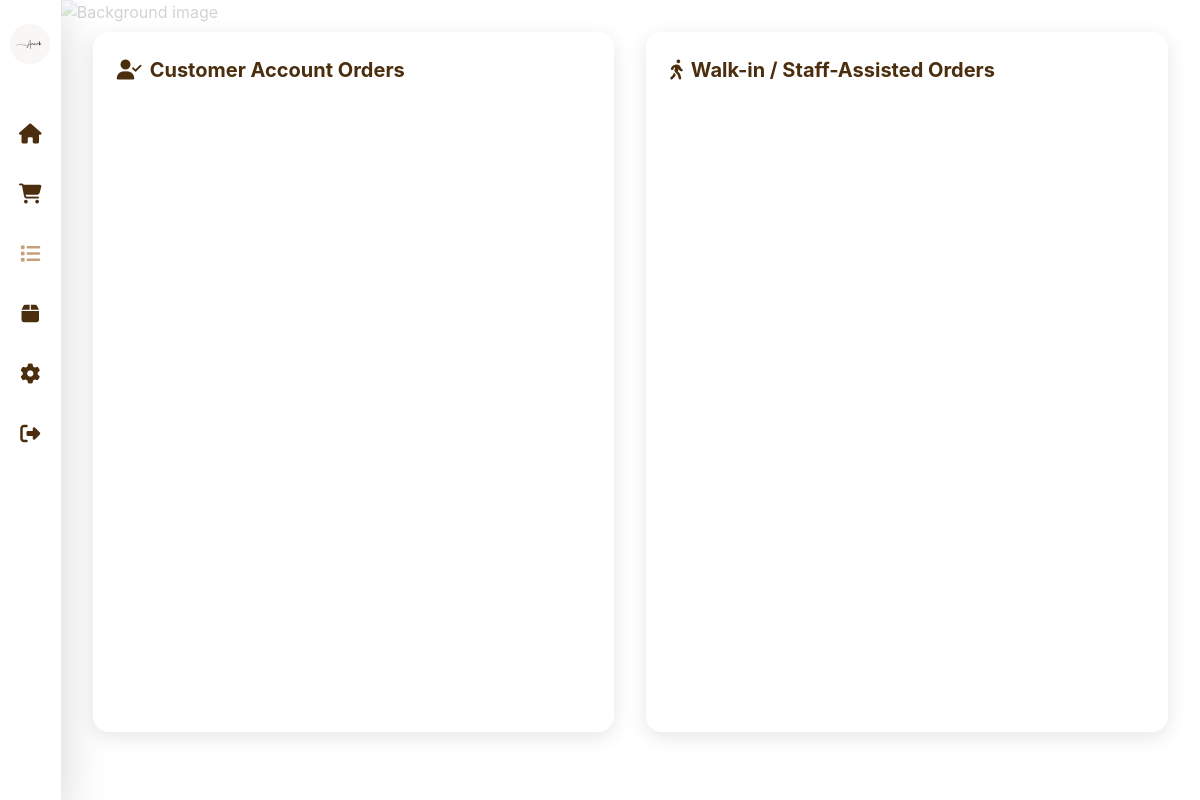
Before: /all/tranlist.php (signed in) with the older database file.
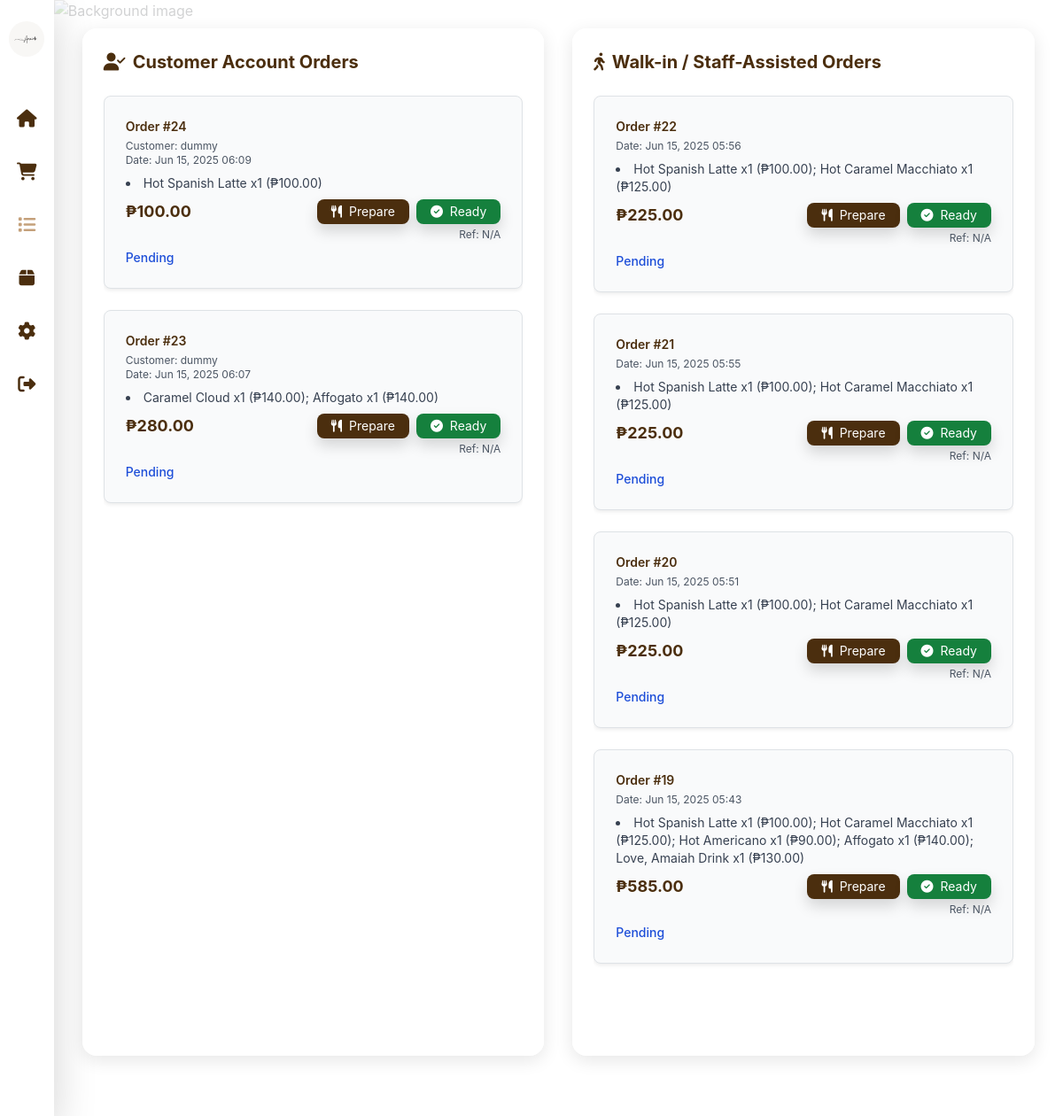
After: the same page with the newer database file.
### tables this page shows
CREATE TABLE `orders` (
  `OrderID` int(11) NOT NULL,
  `OrderDate` timestamp NOT NULL DEFAULT current_timestamp(),
  `TotalAmount` decimal(10,2) NOT NULL,
  `OrderSID` int(11) DEFAULT NULL
);

CREATE TABLE `customer` (
  `CustomerID` int(11) NOT NULL,
  `CustomerFN` varchar(50) NOT NULL,
  `CustomerLN` varchar(50) NOT NULL,
  `C_Username` varchar(50) NOT NULL,
  `C_Password` varchar(255) NOT NULL,
  `C_PhoneNumber` varchar(20) NOT NULL,
  `C_Email` varchar(100) NOT NULL
);

### classes/database.php (called while the page is built, shortened)
<?php
class database {
    function opencon() {
        return new PDO('mysql:host=localhost;dbname=amaihatest', 'root', '');
    }
    function getOrdersForOwnerOrEmployee($loggedInID, $userType) {
        $con = $this->opencon();
        $sql = "
            SELECT
                o.OrderID, o.OrderDate, o.TotalAmount, os.UserTypeID, c.C_Username AS CustomerUsername,
                e.EmployeeFN AS EmployeeFirstName, e.EmployeeLN AS EmployeeLastName,
                ow.OwnerFN AS OwnerFirstName, ow.OwnerLN AS OwnerLastName,
                p.PaymentMethod, p.ReferenceNo,
                GROUP_CONCAT(CONCAT(prod.ProductName, ' x', od.Quantity, ' (₱', FORMAT(pp.UnitPrice, 2), ')') ORDER BY od.OrderDetailID SEPARATOR '; ') AS OrderItems
            FROM orders o
            JOIN ordersection os ON o.OrderSID = os.OrderSID
            LEFT JOIN customer c ON os.CustomerID = c.CustomerID
            LEFT JOIN employee e ON os.EmployeeID = e.EmployeeID
            LEFT JOIN owner ow ON os.OwnerID = ow.OwnerID
            LEFT JOIN payment p ON o.OrderID = p.OrderID
            LEFT JOIN orderdetails od ON o.OrderID = od.OrderID
            LEFT JOIN product prod ON od.ProductID = prod.ProductID
            LEFT JOIN productprices pp ON od.PriceID = pp.PriceID
            GROUP BY o.OrderID
            ORDER BY o.OrderDate DESC
        ";
        $stmt = $con->prepare($sql);
        $stmt->execute();
        return $stmt->fetchAll(PDO::FETCH_ASSOC);
    }
}

### all/tranlist.php (the view, shortened to what the changed rows need)
<?php
$loggedInUserType = null;
$loggedInID = null;
if (isset($_SESSION['OwnerID'])) {
    $loggedInUserType = 'owner';
    $loggedInID = $_SESSION['OwnerID'];
} elseif (isset($_SESSION['EmployeeID'])) {
    $loggedInUserType = 'employee';
    $loggedInID = $_SESSION['EmployeeID'];
} else {
    header('Location: login.php');
    exit();
}
require_once('../classes/database.php');
$con = new database();
$allOrders = $con->getOrdersForOwnerOrEmployee($loggedInID, $loggedInUserType);
$customerAccountOrders = [];
$walkinStaffOrders = [];
foreach ($allOrders as $transaction) {
    if ($transaction['UserTypeID'] == 3 && !empty($transaction['CustomerUsername'])) {
        $customerAccountOrders[] = $transaction;
    } else {
        $walkinStaffOrders[] = $transaction;
    }
}
?>
<!DOCTYPE html>
<html lang="en">
<head>
  <script src="https://cdn.tailwindcss.com"></script>
  <link href="https://cdnjs.cloudflare.com/ajax/libs/font-awesome/6.5.0/css/all.min.css" rel="stylesheet"/>
  <link href="https://cdn.jsdelivr.net/npm/bootstrap@5.3.3/dist/css/bootstrap.min.css" rel="stylesheet">
</head>
<body class="min-h-screen flex">
<div class="main-content">
  <div class="flex-wrapper relative z-10">
    <div class="order-section">
      <h1 class="text-xl font-bold text-[#4B2E0E] mb-4 flex items-center gap-2"><i class="fas fa-user-check"></i> Customer Account Orders</h1>
      <div id="customer-orders" class="order-list-wrapper">
        <?php foreach ($customerAccountOrders as $transaction): ?>
          <div class="border border-gray-200 rounded-lg p-4 bg-gray-50 shadow-sm mb-4">
            <p class="text-sm font-semibold text-[#4B2E0E] mb-1">Order #<?= htmlspecialchars($transaction['OrderID']) ?></p>
            <p class="text-xs text-gray-600 mb-2">Customer: <?= htmlspecialchars($transaction['CustomerUsername']) ?><br>Date: <?= htmlspecialchars(date('M d, Y H:i', strtotime($transaction['OrderDate']))) ?></p>
            <ul class="text-sm text-gray-700 list-disc list-inside mb-2"><li><?= nl2br(htmlspecialchars($transaction['OrderItems'])) ?></li></ul>
            <div class="flex justify-between items-center mt-2">
              <span class="font-bold text-lg text-[#4B2E0E]">₱<?= number_format($transaction['TotalAmount'], 2) ?></span>
              <div class="flex gap-2">
                <button class="bg-[#4B2E0E] hover:bg-[#3a240c] text-white px-3 py-1 rounded-lg text-sm shadow transition duration-150" data-id="<?= $transaction['OrderID'] ?>" data-status="Preparing Order"><i class="fas fa-utensils mr-1"></i> Prepare</button>
                <button class="bg-green-700 hover:bg-green-800 text-white px-3 py-1 rounded-lg text-sm shadow transition duration-150" data-id="<?= $transaction['OrderID'] ?>" data-status="Order Ready"><i class="fas fa-check-circle mr-1"></i> Ready</button>
              </div>
            </div>
            <div class="text-right text-xs text-gray-600 mt-1">Ref: <?= htmlspecialchars($transaction['ReferenceNo'] ?? 'N/A') ?></div>
            <div class="text-sm mt-2 text-gray-800 font-medium" id="status-<?= $transaction['OrderID'] ?>"><span class="text-blue-700">Pending</span></div>
          </div>
        <?php endforeach; ?>
      </div>
    </div>
    <div class="order-section">
      <h1 class="text-xl font-bold text-[#4B2E0E] mb-4 flex items-center gap-2"><i class="fas fa-walking"></i> Walk-in / Staff-Assisted Orders</h1>
      <div id="walkin-orders" class="order-list-wrapper">
        <?php foreach ($walkinStaffOrders as $transaction): ?>
          <div class="border border-gray-200 rounded-lg p-4 bg-gray-50 shadow-sm mb-4">
            <p class="text-sm font-semibold text-[#4B2E0E] mb-1">Order #<?= htmlspecialchars($transaction['OrderID']) ?></p>
            <p class="text-xs text-gray-600 mb-2">Date: <?= htmlspecialchars(date('M d, Y H:i', strtotime($transaction['OrderDate']))) ?></p>
            <ul class="text-sm text-gray-700 list-disc list-inside mb-2"><li><?= nl2br(htmlspecialchars($transaction['OrderItems'])) ?></li></ul>
            <div class="flex justify-between items-center mt-2">
              <span class="font-bold text-lg text-[#4B2E0E]">₱<?= number_format($transaction['TotalAmount'], 2) ?></span>
              <div class="flex gap-2">
                <button class="bg-[#4B2E0E] hover:bg-[#3a240c] text-white px-3 py-1 rounded-lg text-sm shadow transition duration-150" data-id="<?= $transaction['OrderID']; ?>" data-status="Preparing Order"><i class="fas fa-utensils mr-1"></i> Prepare</button>
                <button class="bg-green-700 hover:bg-green-800 text-white px-3 py-1 rounded-lg text-sm shadow transition duration-150" data-id="<?= $transaction['OrderID']; ?>" data-status="Order Ready"><i class="fas fa-check-circle mr-1"></i> Ready</button>
              </div>
            </div>
            <div class="text-right text-xs text-gray-600 mt-1">Ref: <?= htmlspecialchars($transaction['ReferenceNo'] ?? 'N/A') ?></div>
            <div class="text-sm mt-2 text-gray-800 font-medium" id="status-<?= $transaction['OrderID'] ?>"><span class="text-blue-700">Pending</span></div>
          </div>
        <?php endforeach; ?>
      </div>
    </div>
  </div>
</div>
</body>
</html>

Changed rows visible on the page:
added orders: OrderID "24", customer.C_Username "dummy", OrderDate "Jun 15, 2025 06:09", OrderItems "Hot Spanish Latte x1 (₱100.00)", TotalAmount "100.00", ReferenceNo "N/A", shown under "Customer Account Orders"
added orders: OrderID "23", customer.C_Username "dummy", OrderDate "Jun 15, 2025 06:07", OrderItems "Caramel Cloud x1 (₱140.00); Affogato x1 (₱140.00)", TotalAmount "280.00", ReferenceNo "N/A", shown under "Customer Account Orders"
added orders: OrderID "22", OrderDate "Jun 15, 2025 05:56", OrderItems "Hot Spanish Latte x1 (₱100.00); Hot Caramel Macchiato x1 (₱125.00)", TotalAmount "225.00", ReferenceNo "N/A", shown under "Walk-in / Staff-Assisted Orders"
added orders: OrderID "21", OrderDate "Jun 15, 2025 05:55", OrderItems "Hot Spanish Latte x1 (₱100.00); Hot Caramel Macchiato x1 (₱125.00)", TotalAmount "225.00", ReferenceNo "N/A", shown under "Walk-in / Staff-Assisted Orders"
added orders: OrderID "20", OrderDate "Jun 15, 2025 05:51", OrderItems "Hot Spanish Latte x1 (₱100.00); Hot Caramel Macchiato x1 (₱125.00)", TotalAmount "225.00", ReferenceNo "N/A", shown under "Walk-in / Staff-Assisted Orders"
added orders: OrderID "19", OrderDate "Jun 15, 2025 05:43", OrderItems "Hot Spanish Latte x1 (₱100.00); Hot Caramel Macchiato x1 (₱125.00); Hot Americano x1 (₱90.00); Affogato x1 (₱140.00); Love, Amaiah Drink x1 (₱130.00)", TotalAmount "585.00", ReferenceNo "N/A", shown under "Walk-in / Staff-Assisted Orders"
